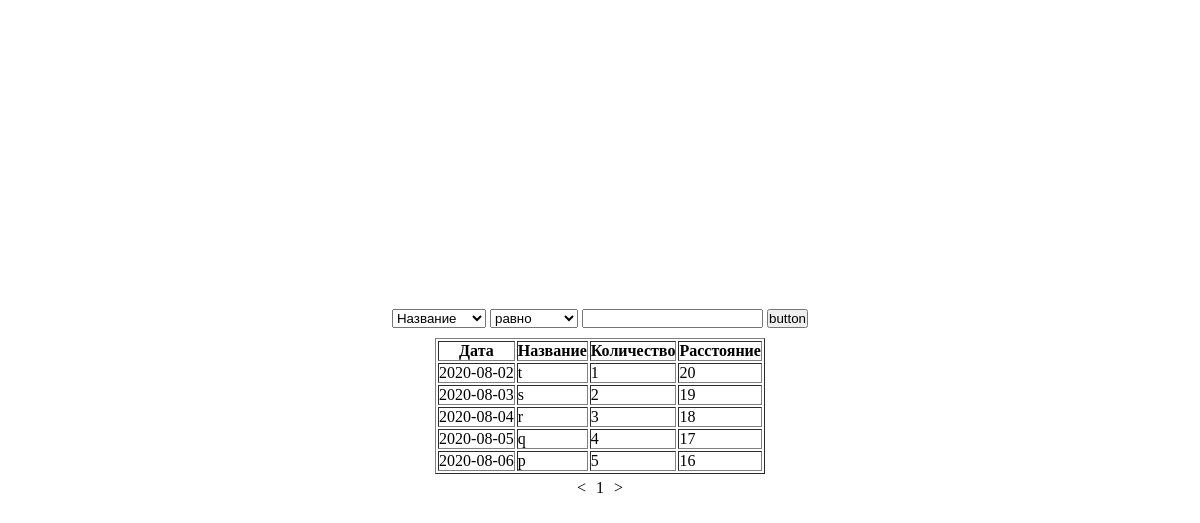
The page / on the database its author committed.
### tables this page shows
CREATE TABLE `test` (
  `id` int(11) NOT NULL,
  `date` date NOT NULL,
  `title` text NOT NULL,
  `quantity` int(11) NOT NULL,
  `distance` int(11) NOT NULL
);

### index.php (the view, shortened to what this page needs)
<!DOCTYPE html>
<html lang="ru">
<head>
</head>
<body>
    <form method="POST">
        <select id="column_selection" name="column_selection">
            <option value="title">Название</option>
        </select>
        <select id="selecting_condition" name="selecting_condition">
            <option value="equally">равно</option>
        </select>
        <input type="text" id="search_value" name="search_value" value="" />
        <input type="button" id="button" name="button" value="button" />
    </form>
    <?php
        echo '
        <table border="1">
            <thead>
                <tr>
                    <th>Дата</th>
                    <th>Название</th>
                    <th>Количество</th>
                    <th>Расстояние</th>
                </tr>
            </thead>
            <tbody>';
        $mysqli = new mysqli("localhost", "root", "", "z");
        $result = $mysqli->query("SELECT * FROM `test`;");
        $i = 1;
        $n = 1;
        while ($row = $result->fetch_array(MYSQLI_ASSOC)) {
            echo '<tr class="row page_' . $n . '"><td>' . $row['date'] . '</td>' . '<td>' . $row['title'] . '</td>' . '<td>' . $row['quantity'] . '</td>' . '<td>' . $row['distance'] . '</td></tr>';
            $i++;
            if ($i > 5) {
                $i = 1;
                $n++;
            }
        }
        echo '
            </tbody>
        </table>';
    ?>
    <div id="pagination">
        <div id="left"><</div>
        <div id="page">1</div>
        <div id="right">></div>
    </div>
</body>
</html>

### index.php (style rules this page uses)
* { margin: 0; padding: 0; }
html, body { width: 100%; height: 100%; display: flex; flex-direction: column; justify-content: center; align-items: center; }
form { margin: 10px; }
.row { display: none; }
.page_1 { display: table-row; }
#left, #page, #right { float: left; margin: 5px; }
#left, #right { cursor: pointer; }

### rows shown on the page
test: date "2020-08-02", title "t", quantity "1", distance "20"
test: date "2020-08-03", title "s", quantity "2", distance "19"
test: date "2020-08-04", title "r", quantity "3", distance "18"
test: date "2020-08-05", title "q", quantity "4", distance "17"
test: date "2020-08-06", title "p", quantity "5", distance "16"
